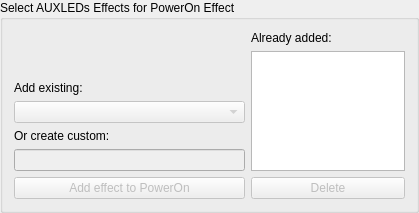
         <widget class="QGroupBox" name="GBAuxLeds">
          <property name="title">
           <string>Select AUXLEDs Effects for PowerOn Effect</string>
          </property>
          <layout class="QGridLayout" name="gridLayout_5" columnstretch="0,15,10">
           <item row="13" column="2">
            <widget class="QPushButton" name="BtnAuxDelete">
             <property name="enabled">
              <bool>false</bool>
             </property>
             <property name="text">
              <string>Delete</string>
             </property>
             <property name="autoDefault">
              <bool>true</bool>
             </property>
            </widget>
           </item>
           <item row="13" column="1">
            <widget class="QPushButton" name="BtnCReateAux">
             <property name="enabled">
              <bool>false</bool>
             </property>
             <property name="text">
              <string>Add effect to PowerOn</string>
             </property>
             <property name="autoDefault">
              <bool>true</bool>
             </property>
            </widget>
           </item>
           <item row="12" column="1">
            <widget class="QLineEdit" name="TxtCreateAux">
             <property name="enabled">
              <bool>false</bool>
             </property>
            </widget>
           </item>
           <item row="11" column="1" alignment="Qt::AlignBottom">
            <widget class="QLabel" name="LblCreateAux">
             <property name="text">
              <string>Or create custom:</string>
             </property>
            </widget>
           </item>
           <item row="10" column="1">
            <widget class="QComboBox" name="CBAuxList">
             <property name="enabled">
              <bool>false</bool>
             </property>
            </widget>
           </item>
           <item row="6" column="2">
            <widget class="QLabel" name="label">
             <property name="text">
              <string>Already added:</string>
             </property>
            </widget>
           </item>
           <item row="7" column="2" rowspan="6">
            <widget class="QListWidget" name="LstAuxProfile">
             <property name="maximumSize">
              <size>
               <width>16777215</width>
               <height>120</height>
              </size>
             </property>
            </widget>
           </item>
           <item row="9" column="1">
            <widget class="QLabel" name="LblAddAux">
             <property name="text">
              <string>Add existing:</string>
             </property>
            </widget>
           </item>
          </layout>
         </widget>
